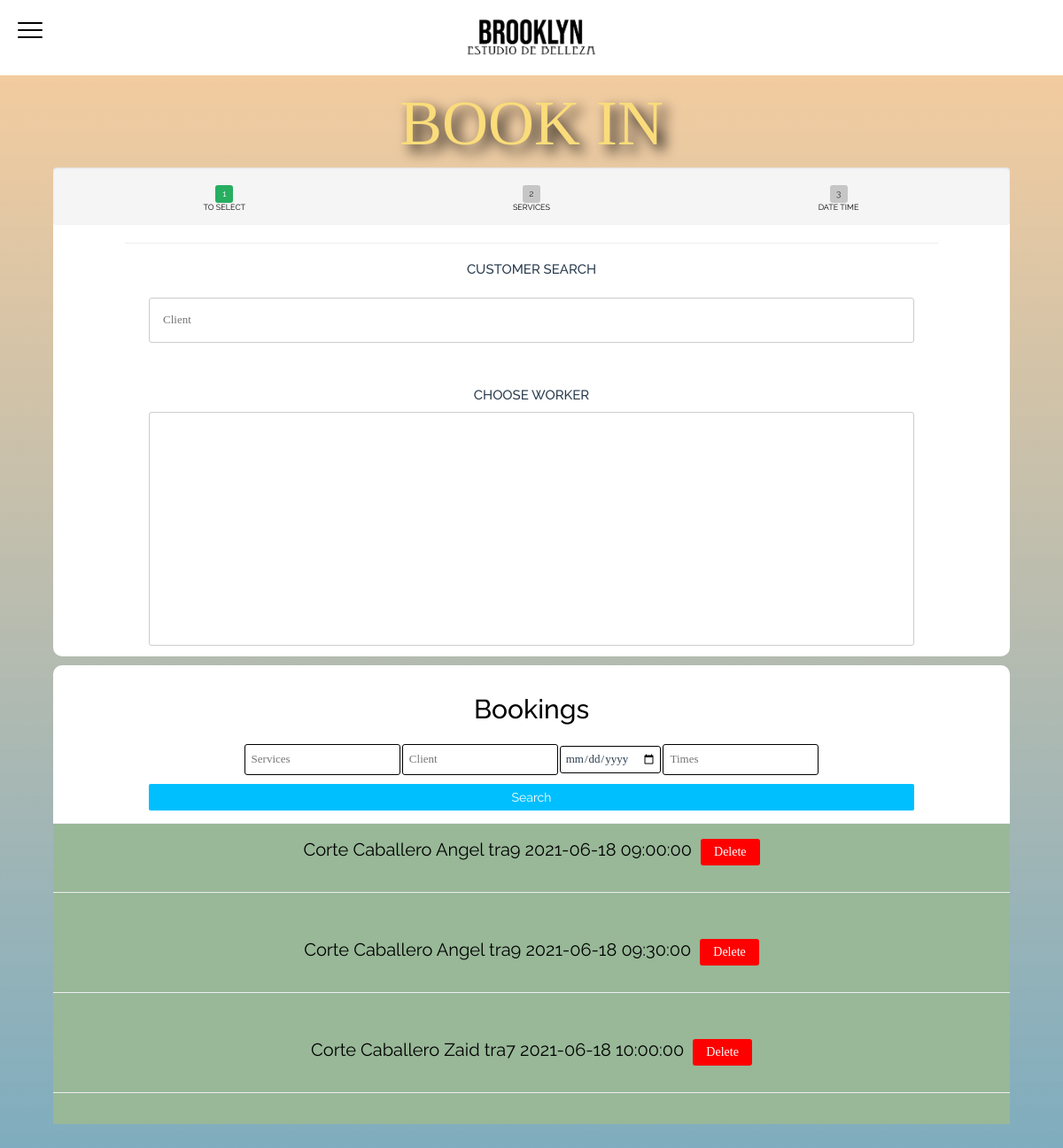
/en/peluqueria/worker/ (signed in), run on the app's committed database.
### apppeluqueria/models.py (models this page shows)
class reserva(models.Model):
    servicio = models.ForeignKey('servicio', on_delete=models.SET_NULL, null=True)
    cliente = models.ForeignKey('cliente', on_delete=models.SET_NULL, null=True)
    fechaTrabajador = models.OneToOneField('fechaTrabajador', on_delete=models.CASCADE, null=True)
    def __str__(self):
        return str(self.servicio)+' '+str(self.cliente)+' '+str(self.fechaTrabajador)

class servicio(models.Model):
    nombre_servicio = models.CharField(max_length=100)
    descripcion = models.CharField(max_length=200)
    precio = models.IntegerField()
    categoria = models.ForeignKey('categoria', on_delete=models.SET_NULL, null=True)
    duracion = models.IntegerField()
    def __str__(self):
        return self.nombre_servicio

class cliente(models.Model):
    usuario = models.OneToOneField(User, primary_key=True, on_delete=models.CASCADE,related_name='cliente')
    phone = models.CharField(max_length=17,null=False)
    direcciones = models.ForeignKey('direccion', on_delete=models.SET_NULL, null=True,blank=True)
    def __str__(self):
        return self.usuario.username

class fechaTrabajador(models.Model):
    fecha = models.ForeignKey('fecha', on_delete=models.SET_NULL, null=True)
    peluquero = models.ForeignKey('trabajador', on_delete=models.SET_NULL, null=True)
    def __str__(self):
        return str(self.peluquero)+' '+str(self.fecha)

class trabajador(models.Model):
    usuario = models.OneToOneField(User, primary_key=True, on_delete=models.CASCADE,related_name='trabajador')
    phone = models.CharField(max_length=17,null=False)
    direcciones = models.ForeignKey('direccion', on_delete=models.SET_NULL, null=True,blank=True)
    imagen = models.ImageField(blank=True, null=True,default='img_avatar.png')
    def __str__(self):
        return self.usuario.username

class fecha(models.Model):
    dia = models.DateField(null=True)
    hora = models.ForeignKey('hora',on_delete=models.CASCADE)
    def __str__(self):
        return str(self.dia)+' '+str(self.hora)

class hora(models.Model):
    hora = models.TimeField(null=False)
    class Meta:
        ordering = ['hora']
    def __str__(self):
        return str(self.hora)

### apppeluqueria/views.py (the view, shortened to what this page needs)
# urls.py: path('worker/', login_required(views.worker), name='worker'),
@permission_required('auth.is_trabajador', raise_exception=True)
def worker(request):
    from .models import fecha
    today = date.today()
    form = CreateFechaForm()
    reservas = reserva.objects.all()
    trabajadores = trabajador.objects.all()
    servicios = servicio.objects.all()
    horas = hora.objects.all()
    clientes = cliente.objects.all()
    fechaTrabajadores = fechaTrabajador.objects.all()
    fecha = fecha.objects.all()
    return render( request ,'roles/trabajador.html', context = {'today':today.strftime("%Y-%m-%d"),'form':form,'fechas':fecha,'reservas':reservas,'clientes':clientes,'trabajadores':trabajadores,'servicios':servicios,'horas':horas,'fechaTrabajadores':fechaTrabajadores})

### apppeluqueria/forms.py
class CreateFechaForm(forms.ModelForm):
    class Meta:
        model = fecha
        fields = '__all__'

### apppeluqueria/templates/roles/trabajador.html (shortened to what this page needs)
{% load static %}
{% load i18n %}
<link rel='stylesheet' href='https://stackpath.bootstrapcdn.com/bootstrap/4.1.3/css/bootstrap.min.css'>
<link rel='stylesheet' href='https://maxcdn.icons8.com/fonts/line-awesome/1.1/css/line-awesome-font-awesome.min.css'>
<link rel="stylesheet" href="https://pro.fontawesome.com/releases/v5.10.0/css/all.css"/>
<link rel="stylesheet" href="{% static 'css/client/client.css' %}">
<link rel="stylesheet" href="{% static 'css/header/styles.css' %}">
{% block content %}
<body class="reservas" style="background-image:url({% static 'img/wallpaperreservas.jpg' %});">
  <div class="grid-container-role">
          <div class="a">
              <div class="top-header">
                  {% include "header.html" %}
              </div>
          </div>
      <div class="b" style=" background: -prefix-linear-gradient(rgba(246, 157, 60,.5), rgba(63, 135, 166,.7));background: linear-gradient(rgba(246, 157, 60,.5), rgba(63, 135, 166,.7));">
          <h1>{% trans "Book in" %}</h1>
          <div class="principal-contain">
              <div>
                      <form id="form-id" method="post">
                          <ul class="progress">
                            <li class="active">{% trans "to select" %}</li>
                            <li>{% trans "Services" %}</li>
                            <li>{% trans "Date Time" %}</li>
                          </ul>
                          <fieldset>
                            <h2 class="fs-title">{% trans "Customer search" %}</h2><br>
                            <input name="cliente" list="brow" placeholder="{% trans "Client" %}" onchange="mostrarnext()">
                            <br>
                            <h2 class="fs-title" style="padding-top:20px;">{% trans "choose worker" %}</h2>
                            {% if trabajadores %}
                            <div class="contain-workers">
                            </div>
                            {% endif %}
                            <br>
                          </fieldset>
                      </form>
              </div>
          </div>
          <div class="reservas">
            <br>
            <h2>{% trans "Bookings" %}</h2>
            <br>
            <input name="listservicios" list="listservicios" placeholder="{% trans "Services" %}" onchange="filtrarReservas()">
            <input name="listcliente" list="brow" placeholder="{% trans "Client" %}" onchange="filtrarReservas()">
            <input type="date" name="listfecha" onchange="filtrarReservas()">
            <input name="listhoras" list="listhoras" placeholder="{% trans "Times" %}" onchange="filtrarReservas()">
            <button onclick="filtrarReservas()" class="searchButton" style="margin-bottom: 14px;">{% trans "Search" %}</button>
              <div style="margin:0 auto;width:auto; text-align:center;color:black;background: rgb(152, 184, 152);font-family: 'Raleway', sans-serif;font-size:20px;overflow:scroll;height:auto;max-height:25%;">
                {% if reservas %}
                {% for reserva in reservas %}
                      {% if reserva.fechaTrabajador.peluquero|stringformat:"E" == request.user.username|stringformat:"E"  %}
                          <div name="reser" style="color:black;display: block; padding: 15px 0;"><span>{{reserva}}</span><form method="post">{% csrf_token %}<input type="hidden" name="borrarReserva" value="{{ reserva }}"><input name="borrarReservaSubmit" type="submit" value="{% trans "Delete" %}"></form><hr></div>
                      {% endif %}
                {% endfor %}
                {% endif %}
              </div>
          </div>
        </div>
      </div>
</body>
{% endblock %}

### data on the page
reserva: servicio+cliente+fechaTrabajador "Corte Caballero Angel tra9 2021-06-18 09:00:00"
reserva: servicio+cliente+fechaTrabajador "Corte Caballero Angel tra9 2021-06-18 09:30:00"
reserva: servicio+cliente+fechaTrabajador "Corte Caballero Zaid tra7 2021-06-18 10:00:00"
